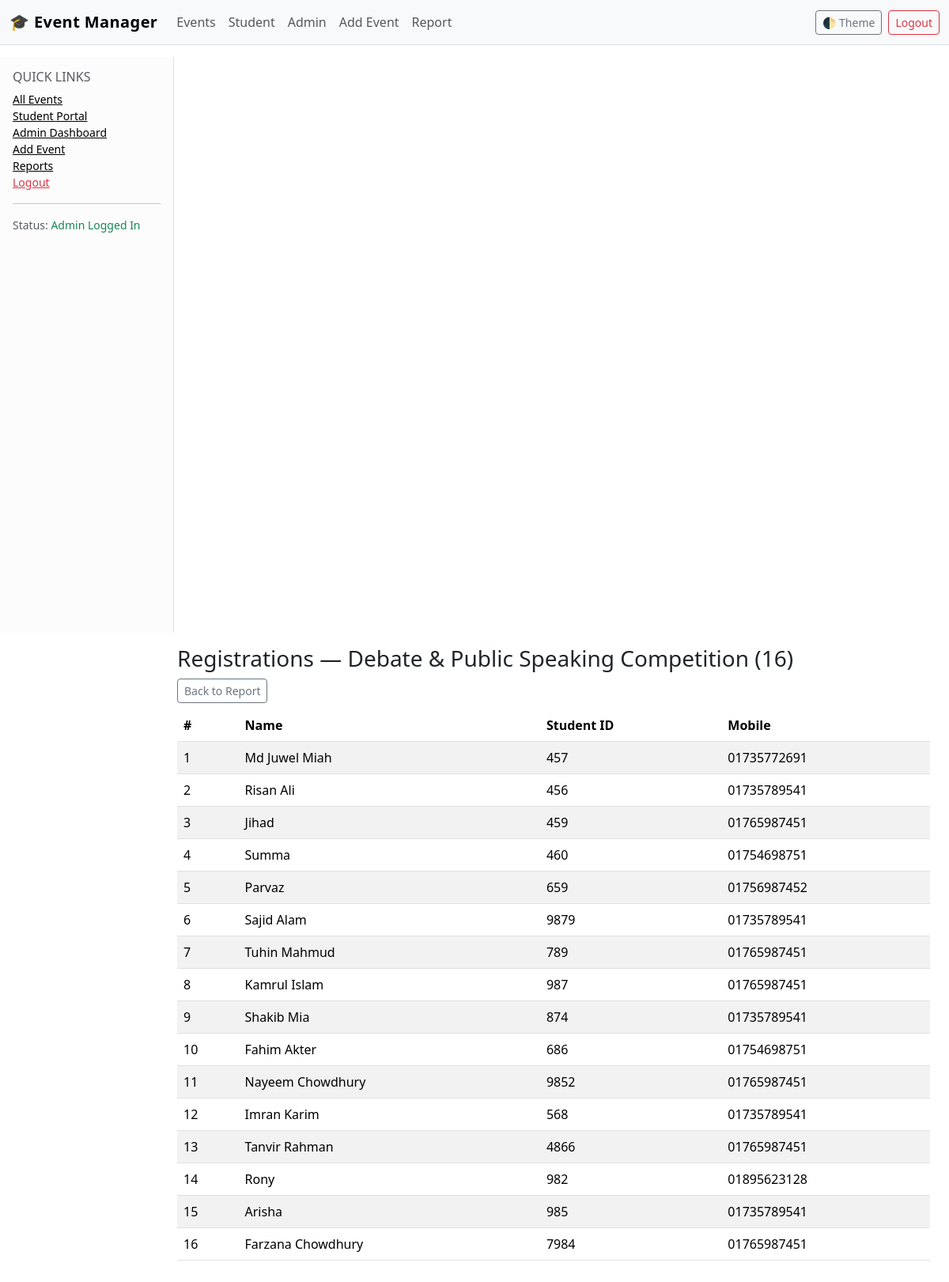
The app's page /registrations/12 (signed in) with its own data.
### app.py (models this page shows)
class Event(db.Model):
    id = db.Column(db.Integer, primary_key=True)
    title = db.Column(db.String(120), nullable=False)
    date = db.Column(db.String(20), nullable=False)  # ISO date string (YYYY-MM-DD)
    desc = db.Column(db.String(500), nullable=False)
    capacity = db.Column(db.Integer, nullable=False)

class Registration(db.Model):
    id = db.Column(db.Integer, primary_key=True)
    event_id = db.Column(db.Integer, db.ForeignKey("event.id"), nullable=False)
    student_id = db.Column(db.String(50), nullable=False)
    name = db.Column(db.String(120), nullable=False)
    mobile = db.Column(db.String(30), nullable=True)

### app.py (the view)
@app.route("/registrations/<int:eid>")
def view_registrations(eid):
    event = Event.query.get_or_404(eid)
    regs = Registration.query.filter_by(event_id=eid).order_by(Registration.id).all()
    return render_template("registrations.html", event=event, regs=regs)

### app.py (called while the page is built)
@app.context_processor
def inject_globals():
    return {"is_admin": bool(session.get("admin"))}

### templates/registrations.html (shortened to what this page needs)
{% extends "layout.html" %}
{% block content %}
<div class="py-3">
  <h3>Registrations — {{ event.title }} ({{ regs|length }})</h3>
  <a href="{{ url_for('report') }}" class="btn btn-sm btn-outline-secondary mb-2">Back to Report</a>
  <div class="table-responsive">
    <table class="table table-striped align-middle">
      <thead>
        <tr>
          <th>#</th>
          <th>Name</th>
          <th>Student ID</th>
          <th>Mobile</th>
        </tr>
      </thead>
      <tbody>
        {% for r in regs %}
        <tr>
          <td>{{ loop.index }}</td>
          <td>{{ r.name }}</td>
          <td>{{ r.student_id }}</td>
          <td>{{ r.mobile or '-' }}</td>
        </tr>
        {% else %}
        <tr><td colspan="4"><em>No registrations</em></td></tr>
        {% endfor %}
      </tbody>
    </table>
  </div>
</div>
{% endblock %}

### templates/layout.html (style rules this page uses)
body { padding-top: 4.5rem; }

### records on screen
Event: title "Debate & Public Speaking Competition"
Registration: name "Md Juwel Miah", student_id "457", mobile "01735772691"
Registration: name "Risan Ali", student_id "456", mobile "01735789541"
Registration: name "Jihad", student_id "459", mobile "01765987451"
Registration: name "Summa", student_id "460", mobile "01754698751"
Registration: name "Parvaz", student_id "659", mobile "01756987452"
Registration: name "Sajid Alam", student_id "9879", mobile "01735789541"
Registration: name "Tuhin Mahmud", student_id "789", mobile "01765987451"
Registration: name "Kamrul Islam", student_id "987", mobile "01765987451"
Registration: name "Shakib Mia", student_id "874", mobile "01735789541"
Registration: name "Fahim Akter", student_id "686", mobile "01754698751"
Registration: name "Nayeem Chowdhury", student_id "9852", mobile "01765987451"
Registration: name "Imran Karim", student_id "568", mobile "01735789541"
Registration: name "Tanvir Rahman", student_id "4866", mobile "01765987451"
Registration: name "Rony", student_id "982", mobile "01895623128"
Registration: name "Arisha", student_id "985", mobile "01735789541"
Registration: name "Farzana Chowdhury", student_id "7984", mobile "01765987451"

### other values on screen
{{ regs|length }} "16"
